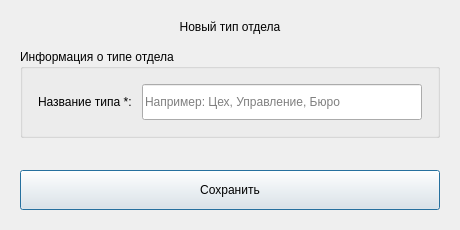
<?xml version="1.0" encoding="UTF-8"?>
<ui version="4.0">
 <class>DepartmentTypeDialog</class>
 <widget class="QDialog" name="DepartmentTypeDialog">
  <property name="geometry">
   <rect>
    <x>0</x>
    <y>0</y>
    <width>460</width>
    <height>230</height>
   </rect>
  </property>
  <property name="minimumSize">
   <size>
    <width>420</width>
    <height>230</height>
   </size>
  </property>
  <property name="windowTitle">
   <string>Тип отдела</string>
  </property>
  <property name="styleSheet">
   <string notr="true">QDialog {
    background-color: {BG_DIALOG};
}

QLabel { color: {TEXT_PRIMARY}; background: transparent; }
QLabel#titleLabel {
    font-size: 22px;
    font-weight: bold;
    color: {TEXT_PRIMARY};
    margin-bottom: 10px;
}

QLineEdit {
    border: 1px solid {BORDER_DEFAULT};
    border-radius: 6px;
    padding: 8px;
    background-color: {BG_INPUT};
    color: {TEXT_PRIMARY};
    font-size: 13px;
}
QLineEdit:hover { border-color: {ACCENT_PRIMARY}; }
QLineEdit:focus { border: 2px solid {ACCENT_PRIMARY}; }

QGroupBox {
    font-weight: bold;
    font-size: 14px;
    border: 1px solid {BORDER_DEFAULT};
    border-radius: 8px;
    margin-top: 10px;
    padding-top: 10px;
    background-color: {BG_CARD};
}
QGroupBox::title {
    subcontrol-origin: margin;
    left: 10px;
    padding: 0 5px 0 5px;
    color: {TEXT_PRIMARY};
}

QPushButton#saveButton {
    background-color: {ACCENT_PRIMARY};
    color: {TEXT_ON_ACCENT};
    border-radius: 8px;
    font-weight: bold;
    font-size: 14px;
    border: none;
}
QPushButton#saveButton:hover {
    background-color: {ACCENT_HOVER};
}
QPushButton#saveButton:pressed {
    background-color: {ACCENT_PRESSED};
}</string>
  </property>
  <layout class="QVBoxLayout" name="mainLayout">
   <property name="spacing">
    <number>15</number>
   </property>
   <property name="leftMargin">
    <number>20</number>
   </property>
   <property name="topMargin">
    <number>20</number>
   </property>
   <property name="rightMargin">
    <number>20</number>
   </property>
   <property name="bottomMargin">
    <number>20</number>
   </property>
   <item>
    <widget class="QLabel" name="titleLabel">
     <property name="text">
      <string>Новый тип отдела</string>
     </property>
     <property name="alignment">
      <set>Qt::AlignmentFlag::AlignCenter</set>
     </property>
    </widget>
   </item>
   <item>
    <widget class="QGroupBox" name="departmentTypeGroup">
     <property name="title">
      <string>Информация о типе отдела</string>
     </property>
     <layout class="QGridLayout" name="departmentTypeLayout">
      <property name="leftMargin">
       <number>15</number>
      </property>
      <property name="topMargin">
       <number>15</number>
      </property>
      <property name="rightMargin">
       <number>15</number>
      </property>
      <property name="bottomMargin">
       <number>15</number>
      </property>
      <property name="spacing">
       <number>10</number>
      </property>
      <item row="0" column="0">
       <widget class="QLabel" name="nameLabel">
        <property name="styleSheet">
         <string>color: {TEXT_PRIMARY}; font-weight: 500;</string>
        </property>
        <property name="text">
         <string>Название типа *:</string>
        </property>
       </widget>
      </item>
      <item row="0" column="1">
       <widget class="QLineEdit" name="nameEdit">
        <property name="minimumSize">
         <size>
          <width>0</width>
          <height>36</height>
         </size>
        </property>
        <property name="placeholderText">
         <string>Например: Цех, Управление, Бюро</string>
        </property>
       </widget>
      </item>
     </layout>
    </widget>
   </item>
   <item>
    <spacer name="verticalSpacer">
     <property name="orientation">
      <enum>Qt::Orientation::Vertical</enum>
     </property>
     <property name="sizeHint" stdset="0">
      <size>
       <width>20</width>
       <height>0</height>
      </size>
     </property>
    </spacer>
   </item>
   <item>
    <widget class="QPushButton" name="saveButton">
     <property name="minimumSize">
      <size>
       <width>120</width>
       <height>40</height>
      </size>
     </property>
     <property name="maximumSize">
      <size>
       <width>16777215</width>
       <height>40</height>
      </size>
     </property>
     <property name="cursor">
      <cursorShape>PointingHandCursor</cursorShape>
     </property>
     <property name="text">
      <string>Сохранить</string>
     </property>
    </widget>
   </item>
  </layout>
 </widget>
 <resources/>
 <connections/>
</ui>
